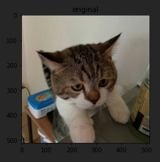
#> input picture kitty.jpg, 160 x 162 px
$ python augmentation.py
#> lines starting #> are read from the running program, lines starting #| are printed output that depends on the picture
# hw3_q1_augment.py
# Extended augmentations: 18 techniques total
# Top row    : kitty image with 9 different augmentations
# Bottom row : selected image with 9 different augmentations

import io
import numpy as np
from PIL import Image, ImageOps, ImageFilter
import matplotlib.pyplot as plt


# -----------------------------
# Basic geometric + noise
# -----------------------------
def aug_flip_horizontal(img: Image.Image) -> Image.Image:
    # Flip (horizontal)
    return img.transpose(Image.FLIP_LEFT_RIGHT)


def aug_scale_zoom_in(img: Image.Image, scale: float = 1.3) -> Image.Image:
    # Scale / zoom-in + center crop back
    w, h = img.size
    new_w, new_h = int(w * scale), int(h * scale)
    img_scaled = img.resize((new_w, new_h), Image.BICUBIC)

    left = (new_w - w) // 2
    top = (new_h - h) // 2
    right = left + w
    bottom = top + h
    return img_scaled.crop((left, top, right, bottom))


def aug_center_crop(img: Image.Image, crop_ratio: float = 0.6) -> Image.Image:
    # Center crop + resize back
    w, h = img.size
    cw, ch = int(w * crop_ratio), int(h * crop_ratio)

    left = (w - cw) // 2
    top = (h - ch) // 2
    right = left + cw
    bottom = top + ch

    cropped = img.crop((left, top, right, bottom))
    return cropped.resize((w, h), Image.BICUBIC)


def aug_translate(img: Image.Image, shift_x: int = 60, shift_y: int = 40) -> Image.Image:
    # Translation (shift image)
    w, h = img.size
    return img.transform(
        (w, h),
        Image.AFFINE,
        (1, 0, shift_x, 0, 1, shift_y),
        fillcolor=(0, 0, 0),
    )


def aug_gaussian_noise(img: Image.Image, sigma: float = 25.0) -> Image.Image:
    # Add Gaussian noise
    arr = np.array(img).astype(np.float32)
    noise = np.random.normal(0.0, sigma, arr.shape)
    noisy = arr + noise
    noisy = np.clip(noisy, 0, 255).astype(np.uint8)
    return Image.fromarray(noisy)


def aug_rotation(img: Image.Image, angle: float = 30.0) -> Image.Image:
    # Rotation (no expand, fill with black)
    return img.rotate(angle, resample=Image.BICUBIC, expand=False, fillcolor=(0, 0, 0))


def aug_shear(img: Image.Image, shear: float = 0.3) -> Image.Image:
    # Shearing along x-axis
    w, h = img.size
    return img.transform(
        (w, h),
        Image.AFFINE,
        (1, shear, 0, 0, 1, 0),
        resample=Image.BICUBIC,
        fillcolor=(0, 0, 0),
    )


def aug_brightness_contrast(img: Image.Image, alpha: float = 1.3, beta: float = 20.0) -> Image.Image:
    """
    Brightness / Contrast adjustment
    out = alpha * img + beta
    """
    arr = np.array(img).astype(np.float32)
    arr = alpha * arr + beta
    arr = np.clip(arr, 0, 255).astype(np.uint8)
    return Image.fromarray(arr)


def aug_gamma(img: Image.Image, gamma: float = 0.5) -> Image.Image:
    """
    Gamma correction
    out = 255 * (img/255)^gamma
    gamma < 1 -> brighter, gamma > 1 -> darker
    """
    arr = np.array(img).astype(np.float32) / 255.0
    arr = np.power(arr, gamma)
    arr = np.clip(arr * 255.0, 0, 255).astype(np.uint8)
    return Image.fromarray(arr)


# -----------------------------
# Advanced photometric + others
# -----------------------------
def aug_hist_equalization(img: Image.Image) -> Image.Image:
    # Histogram equalization on Y channel (YCrCb)
    ycbcr = img.convert("YCbCr")
    y, cb, cr = ycbcr.split()
    y_eq = ImageOps.equalize(y)
    return Image.merge("YCbCr", (y_eq, cb, cr)).convert("RGB")


def aug_color_jitter(img: Image.Image) -> Image.Image:
    """
    Color Jitter (strong, deterministic version)
    - Increase brightness and contrast in RGB
    - Increase saturation and slightly shift hue in HSV
    """
    # ----- Brightness / Contrast in RGB -----
    arr = np.array(img).astype(np.float32)

    # ปรับแรงขึ้นให้เห็นชัด: +40% brightness, +50% contrast
    b_factor = 1.4   # brightness
    c_factor = 1.5   # contrast

    # contrast around midpoint 127.5
    arr = (arr - 127.5) * c_factor + 127.5
    arr = arr * b_factor
    arr = np.clip(arr, 0, 255).astype(np.uint8)
    img_bc = Image.fromarray(arr)

    # ----- Saturation / Hue ใน HSV -----
    hsv = img_bc.convert("HSV")
    h, s, v = hsv.split()
    h = np.array(h).astype(np.float32)
    s = np.array(s).astype(np.float32)
    v = np.array(v).astype(np.float32)

    # เพิ่ม saturation 60%, เลื่อน hue ประมาณ 10 องศา
    s_factor = 1.6
    h_shift = 10.0 * 255.0 / 360.0  # 10 degrees on hue circle

    s = np.clip(s * s_factor, 0, 255)
    h = (h + h_shift) % 255

    hsv_jit = Image.merge(
        "HSV",
        (Image.fromarray(h.astype(np.uint8)),
         Image.fromarray(s.astype(np.uint8)),
         Image.fromarray(v.astype(np.uint8)))
    )
    return hsv_jit.convert("RGB")


def aug_random_grayscale(img: Image.Image) -> Image.Image:
    # Convert to grayscale then back to RGB
    return img.convert("L").convert("RGB")


# def aug_gaussian_blur(img: Image.Image, radius: float = 2.0) -> Image.Image:
#     return img.filter(ImageFilter.GaussianBlur(radius=radius))

def aug_gaussian_blur(img: Image.Image) -> Image.Image:
    """
    Gaussian blur (strong)
    - radius = 4.0 ทำให้ภาพนุ่มและรายละเอียดหายไปชัดเจน
    """
    return img.filter(ImageFilter.GaussianBlur(radius=4.0))


# def aug_sharpen(img: Image.Image) -> Image.Image:
#     # Unsharp mask for sharpening
#     return img.filter(ImageFilter.UnsharpMask(radius=2, percent=150, threshold=3))

def aug_sharpen(img: Image.Image) -> Image.Image:
    """
    Extra-strong sharpening (visible effect)
    - Use a high-pass filter + amplify edges strongly
    - k = 3.0 gives a very clear sharpened result
    """
    arr = np.array(img).astype(np.float32)

    # blur แบบ radius ใหญ่ขึ้นเพื่อให้ส่วนต่างคมชัดกว่าเดิม
    blurred = img.filter(ImageFilter.GaussianBlur(radius=2.0))
    arr_blur = np.array(blurred).astype(np.float32)

    # High-pass component: edge = original - blur
    edge = arr - arr_blur

    # Amplify edge by factor k
    k = 3.0   # ยิ่งมากยิ่งคม (3.0 เห็นชัดมาก)
    sharp = arr + k * edge

    sharp = np.clip(sharp, 0, 255).astype(np.uint8)
    return Image.fromarray(sharp)


# [23 lines of commented-out code are left out]

def aug_salt_pepper(img: Image.Image, amount: float = 0.03) -> Image.Image:
    """
    Salt & Pepper noise (white and black dots)
    - amount = 0.03 means 3% of pixels become salt/pepper
    """
    arr = np.array(img).copy()
    h, w, c = arr.shape

    num = int(amount * h * w)

    # salt (white)
    coords = (
        np.random.randint(0, h, num),
        np.random.randint(0, w, num)
    )
    arr[coords] = [255, 255, 255]

    # pepper (black)
    coords = (
        np.random.randint(0, h, num),
        np.random.randint(0, w, num)
    )
    arr[coords] = [0, 0, 0]

    return Image.fromarray(arr)

# [9 lines of commented-out code are left out]

def aug_speckle_noise(img: Image.Image, sigma: float = 0.25) -> Image.Image:
    """
    Speckle noise (multiplicative Gaussian noise)
    - noise = image + image * N(0, sigma)
    - sigma = 0.25 gives strong visible speckle
    """
    arr = np.array(img).astype(np.float32) / 255.0

    # multiplicative noise
    noise = np.random.randn(*arr.shape) * sigma
    noisy = arr + arr * noise

    noisy = np.clip(noisy, 0.0, 1.0)
    noisy = (noisy * 255).astype(np.uint8)

    return Image.fromarray(noisy)

def aug_jpeg_artifacts(img: Image.Image, quality: int = 10) -> Image.Image:
    """
    JPEG compression artifacts:
    save to in-memory JPEG with low quality and reload
    """
    buf = io.BytesIO()
    img.save(buf, format="JPEG", quality=quality)
    buf.seek(0)
    return Image.open(buf).convert("RGB")


# [18 lines of commented-out code are left out]

def aug_motion_blur(img: Image.Image, ksize: int = 15) -> Image.Image:
    """
    Motion blur (horizontal) แบบไม่ใช้ ImageFilter.Kernel
    - ใช้การเฉลี่ยภาพที่เลื่อนในแนวนอนหลาย ๆ ระยะ
    - ksize ยิ่งใหญ่ ภาพยิ่งเบลอยาว
    """
    arr = np.array(img).astype(np.float32)
    result = np.zeros_like(arr)

    half = ksize // 2
    for i in range(ksize):
        shift = i - half
        # เลื่อนภาพในแนวนอน (axis=1)
        shifted = np.roll(arr, shift=shift, axis=1)
        result += shifted

    result /= float(ksize)
    result = np.clip(result, 0, 255).astype(np.uint8)
    return Image.fromarray(result)

# -----------------------------
# Main script
# -----------------------------
def main():
    np.random.seed(0)

    kitty_path = "kitty.jpg"       # or "kitty55.png"
    selected_path = "selected.jpg" # your own image

    kitty = Image.open(kitty_path).convert("RGB")
    other = Image.open(selected_path).convert("RGB")
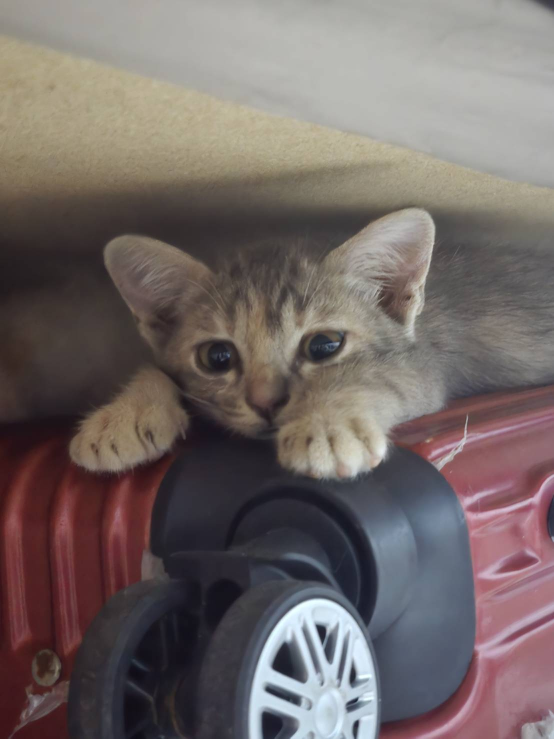
#> input picture selected.jpg, 1108 x 1477 px (shown at 1/2 size)
#> other is the input picture: PIL image 1108x1477 RGB; mean R, G, B 114.9, 104.4, 102.7

    # 9 techniques for kitty (top row)
    kitty_funcs = [
        (aug_flip_horizontal,       "Flip (horizontal)"),
        (aug_scale_zoom_in,         "Scale / zoom-in"),
        (aug_center_crop,           "Center crop"),
        (aug_translate,             "Translation"),
        (aug_gaussian_noise,        "Gaussian noise"),
        (aug_rotation,              "Rotation"),
        (aug_shear,                 "Shearing"),
        (aug_brightness_contrast,   "Brightness / Contrast"),
        (aug_gamma,                 "Gamma correction"),
    ]

    # 9 techniques for selected image (bottom row)
    selected_funcs = [
        (aug_hist_equalization,     "Histogram equalization"),
        (aug_color_jitter,          "Color jitter"),
        (aug_random_grayscale,      "Random grayscale"),
        (aug_gaussian_blur,         "Gaussian blur"),
        (aug_sharpen,               "Sharpening"),
        (aug_salt_pepper,           "Salt & Pepper noise"),
        (aug_speckle_noise,         "Speckle noise"),
        (aug_jpeg_artifacts,        "JPEG compression artifacts"),
        (aug_motion_blur,           "Motion blur"),
    ]

    plt.figure(figsize=(20, 6))

    # Top row: kitty (9 columns)
    for i, (func, label) in enumerate(kitty_funcs):
        img_aug = func(kitty)
        ax = plt.subplot(2, 9, i + 1)
        ax.imshow(img_aug)
        ax.set_title(f"Kitty - {label}", fontsize=8)
        ax.axis("off")
#> this loop made 9 passes
#> pass 1, in main, `img_aug = func(kitty)`:
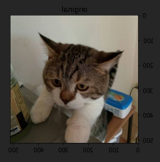
#> img_aug: PIL image 160x162 RGB; mean R, G, B 84.3, 79.3, 71.2
#> pass 3, in aug_center_crop, `cropped = img.crop((left, top, right, bottom))`:
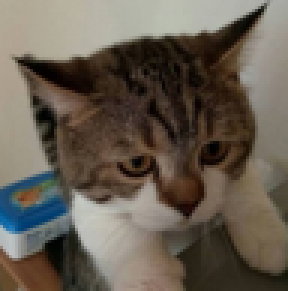
#> cropped: PIL image 96x97 RGB (shown 3 times larger); mean R, G, B 102.4, 93.2, 81.6

    # Bottom row: selected (9 columns)
    for i, (func, label) in enumerate(selected_funcs):
        img_aug = func(other)
        ax = plt.subplot(2, 9, 9 + i + 1)
        ax.imshow(img_aug)
        ax.set_title(f"Selected - {label}", fontsize=8)
        ax.axis("off")
#> this loop made 9 passes
#> pass 1, in aug_hist_equalization, `y, cb, cr = ycbcr.split()`:
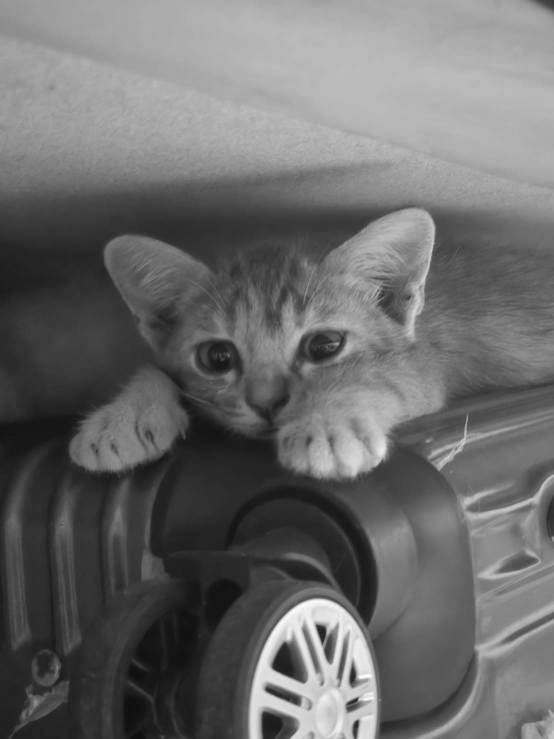
#> y: PIL image 1108x1477 L (shown at 1/2 size); min 13, max 251, mean 106.9
#> pass 1, in aug_hist_equalization, `y, cb, cr = ycbcr.split()`:
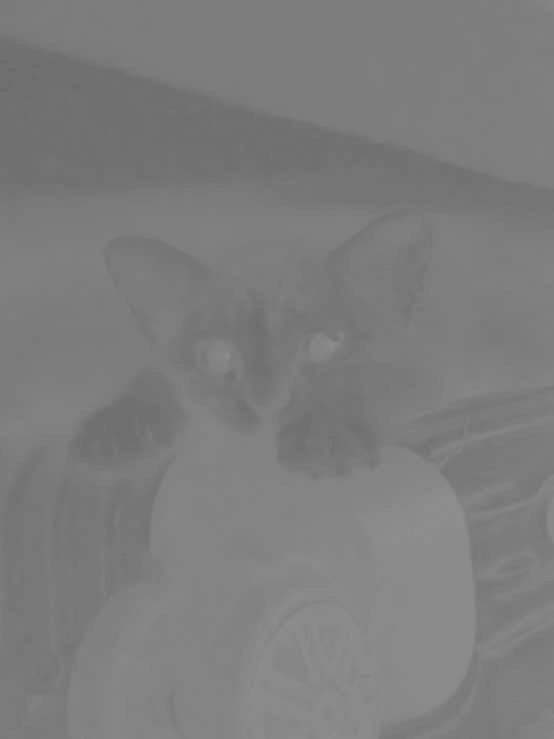
#> cb: PIL image 1108x1477 L (shown at 1/2 size); min 107, max 143, mean 125
#> pass 1, in aug_hist_equalization, `y, cb, cr = ycbcr.split()`:
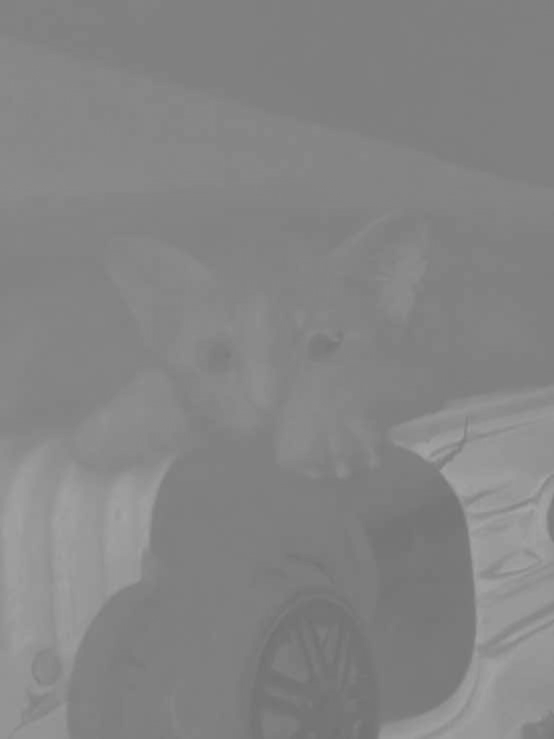
#> cr: PIL image 1108x1477 L (shown at 1/2 size); min 112, max 167, mean 132.9

    plt.tight_layout()
    plt.show()
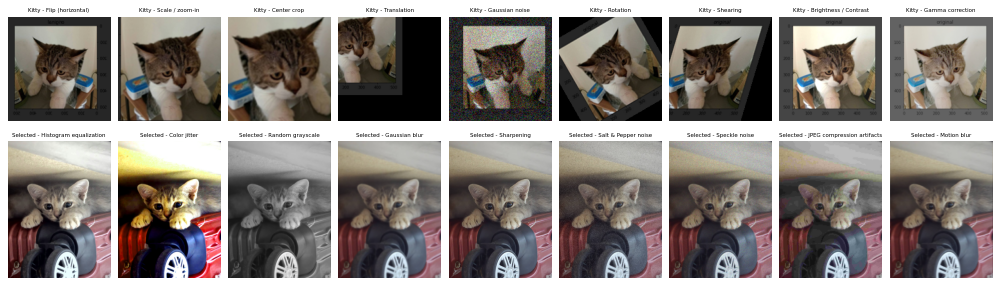
#> figure drawn by matplotlib, 18 panels


if __name__ == "__main__":
    main()
